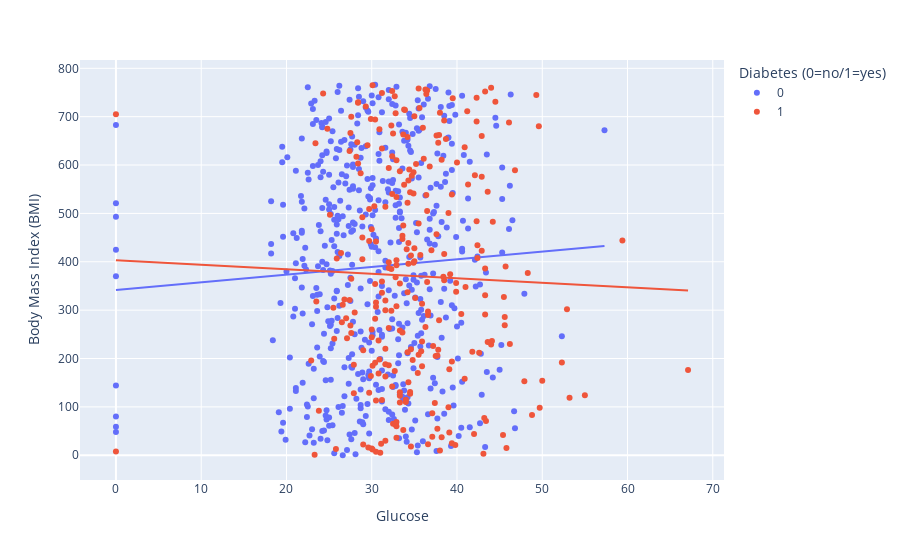

The code cell stored with this chart in its notebook:
### Markdown cell above
<div class="alert alert-success">
<strong>Note:</strong>
    The best regression line can be determined in several ways. One common way is the <code>Ordinary Least Squares (OLS)</code> method. This selects the line with the lowest squared differences. 
</div>

### Code cell
# fig = px.scatter(diabetes_data['Glucose'], diabetes_data['BMI'], color=diabetes_data['Class'], labels={
#                      "x": "Glucose",
#                      "index": "Body Mass Index (BMI)",
#                      "color": "Diabetes (0=no/1=yes)"
#                  }, trendline="ols")
# fig.show()

### Figure 1 — Plotly figure (JSON) as saved in the notebook; plotly's stock layout.template omitted (floating-point values rounded to 4 significant figures; data arrays with more than 128 entries replaced by an {"elided": "..."} marker saying what was removed)
{"data": [{"hovertemplate": "Diabetes (0=no/1=yes)=0<br>Glucose=%{x}<br>Body Mass Index (BMI)=%{y}<extra></extra>", "legendgroup": "0", "marker": {"color": "#636efa", "symbol": "circle"}, "mode": "markers", "name": "0", "orientation": "h", "showlegend": true, "type": "scatter", "x": {"elided": "500 float values"}, "xaxis": "x", "y": {"elided": "500 int values"}, "yaxis": "y"}, {"hovertemplate": "<b>OLS trendline</b><br>index = 1.58703 * x + 341.74<br>R<sup>2</sup>=0.003126<br><br>Diabetes (0=no/1=yes)=0<br>Glucose=%{x}<br>Body Mass Index (BMI)=%{y} <b>(trend)</b><extra></extra>", "legendgroup": "0", "marker": {"color": "#636efa", "symbol": "circle"}, "mode": "lines", "name": "0", "showlegend": false, "type": "scatter", "x": {"elided": "500 float values"}, "xaxis": "x", "y": {"elided": "500 float values"}, "yaxis": "y"}, {"hovertemplate": "Diabetes (0=no/1=yes)=1<br>Glucose=%{x}<br>Body Mass Index (BMI)=%{y}<extra></extra>", "legendgroup": "1", "marker": {"color": "#EF553B", "symbol": "circle"}, "mode": "markers", "name": "1", "orientation": "h", "showlegend": true, "type": "scatter", "x": {"elided": "267 float values"}, "xaxis": "x", "y": {"elided": "267 int values"}, "yaxis": "y"}, {"hovertemplate": "<b>OLS trendline</b><br>index = -0.932564 * x + 402.98<br>R<sup>2</sup>=0.000890<br><br>Diabetes (0=no/1=yes)=1<br>Glucose=%{x}<br>Body Mass Index (BMI)=%{y} <b>(trend)</b><extra></extra>", "legendgroup": "1", "marker": {"color": "#EF553B", "symbol": "circle"}, "mode": "lines", "name": "1", "showlegend": false, "type": "scatter", "x": {"elided": "267 float values"}, "xaxis": "x", "y": {"elided": "267 float values"}, "yaxis": "y"}], "layout": {"legend": {"title": {"text": "Diabetes (0=no/1=yes)"}, "tracegroupgap": 0}, "margin": {"t": 60}, "xaxis": {"anchor": "y", "domain": [0, 1], "title": {"text": "Glucose"}}, "yaxis": {"anchor": "x", "domain": [0, 1], "title": {"text": "Body Mass Index (BMI)"}}}}
